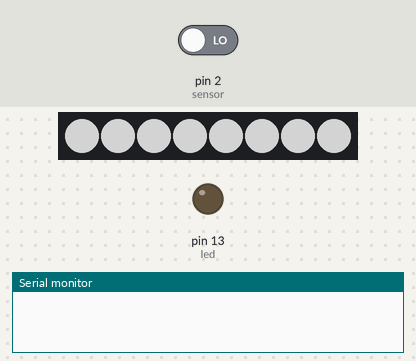
Bench run of a sketch on a simulated Arduino Uno, built with avr-gcc and run on an emulated ATmega328P. On the bench: 8 RGB LEDs in strip order, left to right, output pins drawn as LEDs (lit = HIGH), the last lines printed to the serial monitor. Inputs (shaded band) come from the test bench; at power-on: pin 2 (sensor) LOW. Dim RGB values are drawn brighter than linear.

Above: at 2.0 s.
2.1 s: pin 2 (sensor) driven HIGH
At 3.6 s:
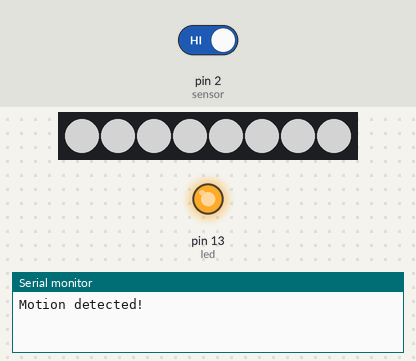
3.9 s: pin 2 (sensor) driven LOW
At 5.0 s:
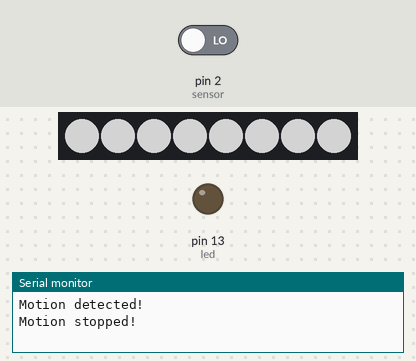
Timing chart, 0 to 6.9 s (numbered marks = the images above; inputs shaded):
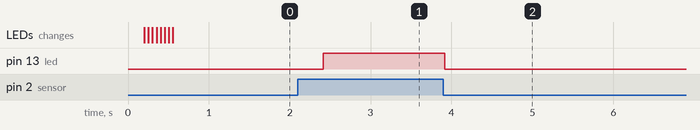

Measured:
- after the input at 2.1 s, pin 13 (led): LOW → HIGH after 0.32 s
- after the input at 3.9 s, pin 13 (led): HIGH → LOW at once

The sketch:

washroom__1_.ino
```cpp
#include <Adafruit_NeoPixel.h>
#ifdef __AVR__
 #include <avr/power.h> // Required for 16 MHz Adafruit Trinket
#endif


#define PIXEL_PIN    6  // Digital IO pin connected to the NeoPixels.
#define PIXEL_COUNT 8  // Number of NeoPixels

int led = 13;                // the pin that the LED is atteched to
int sensor = 2;              // the pin that the sensor is atteched to
int state = LOW;             // by default, no motion detected
int val = 0;                 // variable to store the sensor status (value)

Adafruit_NeoPixel strip(PIXEL_COUNT, PIXEL_PIN, NEO_GRB + NEO_KHZ800);


void setup()
{
  pinMode(led, OUTPUT);      // initalize LED as an output
  pinMode(sensor, INPUT);    // initialize sensor as an input
  Serial.begin(9600);        // initialize serial
  strip.begin(); // Initialize NeoPixel strip object (REQUIRED)
  strip.show();  // Initialize all pixels to 'off'
}

void loop()
{
  val = digitalRead(sensor);   // read sensor value
  if (val == HIGH) {           // check if the sensor is HIGH
    digitalWrite(led, HIGH);   // turn LED ON
    delay(100);                // delay 100 milliseconds

    if (state == LOW) {
      Serial.println("Motion detected!");
      state = HIGH;       // update variable state to HIGH
    }
  }
  else
  {
      digitalWrite(led, LOW); // turn LED OFF
      delay(200);             // delay 200 milliseconds

      if (state == HIGH){
        Serial.println("Motion stopped!");
        state = LOW;       // update variable state to LOW
    }
      colorWipe(strip.Color(127,127,127), 50); //white
  }
}

void colorWipe(uint32_t color, int wait)
{
  for(int i=0; i<strip.numPixels(); i++) { // For each pixel in strip...
    strip.setPixelColor(i, color);         //  Set pixel's color (in RAM)
    strip.show();                          //  Update strip to match
    delay(wait);                           //  Pause for a moment
  }
}
```
